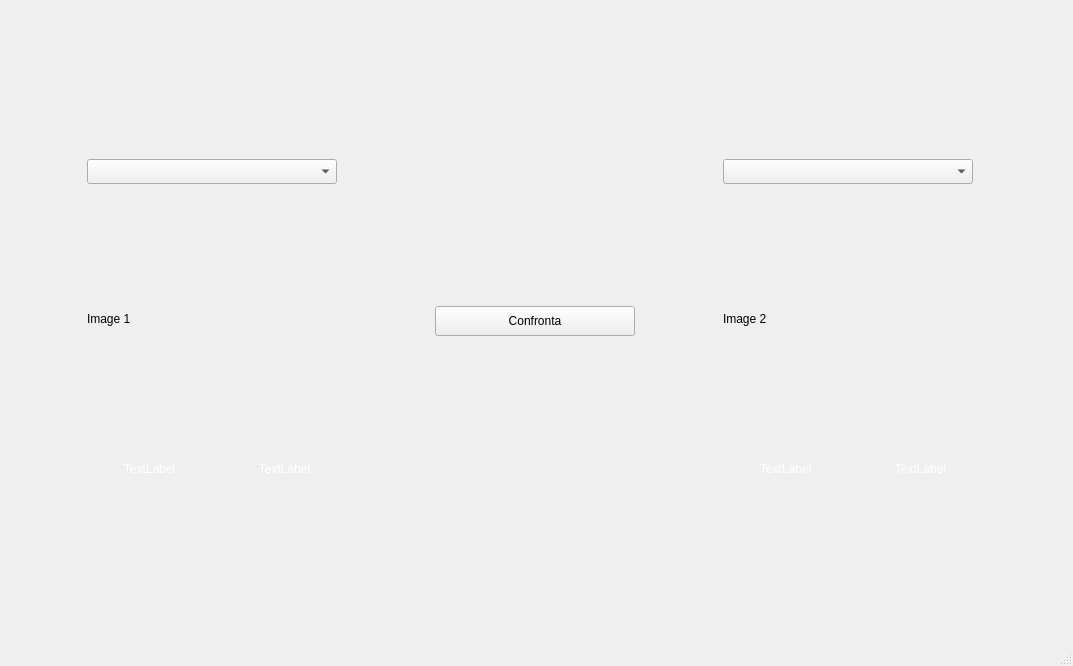
<?xml version="1.0" encoding="UTF-8"?>
<ui version="4.0">
 <class>ConfrontWindow</class>
 <widget class="QMainWindow" name="ConfrontWindow">
  <property name="geometry">
   <rect>
    <x>0</x>
    <y>0</y>
    <width>1073</width>
    <height>666</height>
   </rect>
  </property>
  <property name="sizePolicy">
   <sizepolicy hsizetype="Minimum" vsizetype="Minimum">
    <horstretch>0</horstretch>
    <verstretch>0</verstretch>
   </sizepolicy>
  </property>
  <property name="baseSize">
   <size>
    <width>200</width>
    <height>200</height>
   </size>
  </property>
  <property name="windowTitle">
   <string>ConfrontWIndow</string>
  </property>
  <widget class="QWidget" name="centralwidget">
   <layout class="QVBoxLayout" name="verticalLayout_2">
    <item>
     <layout class="QVBoxLayout" name="verticalLayout">
      <property name="spacing">
       <number>10</number>
      </property>
      <property name="bottomMargin">
       <number>0</number>
      </property>
      <item>
       <layout class="QHBoxLayout" name="horizontalLayout_2">
        <property name="rightMargin">
         <number>0</number>
        </property>
        <property name="bottomMargin">
         <number>0</number>
        </property>
        <item>
         <layout class="QVBoxLayout" name="firstPokemonLayout">
          <property name="spacing">
           <number>10</number>
          </property>
          <property name="bottomMargin">
           <number>0</number>
          </property>
          <item>
           <widget class="QComboBox" name="firstPokemonComboBox">
            <property name="sizePolicy">
             <sizepolicy hsizetype="Maximum" vsizetype="Maximum">
              <horstretch>0</horstretch>
              <verstretch>0</verstretch>
             </sizepolicy>
            </property>
            <property name="minimumSize">
             <size>
              <width>250</width>
              <height>25</height>
             </size>
            </property>
            <property name="maximumSize">
             <size>
              <width>250</width>
              <height>25</height>
             </size>
            </property>
            <property name="baseSize">
             <size>
              <width>0</width>
              <height>0</height>
             </size>
            </property>
           </widget>
          </item>
          <item>
           <widget class="QLabel" name="firstPokemonImageLabel">
            <property name="sizePolicy">
             <sizepolicy hsizetype="Maximum" vsizetype="Maximum">
              <horstretch>0</horstretch>
              <verstretch>0</verstretch>
             </sizepolicy>
            </property>
            <property name="minimumSize">
             <size>
              <width>250</width>
              <height>250</height>
             </size>
            </property>
            <property name="maximumSize">
             <size>
              <width>250</width>
              <height>250</height>
             </size>
            </property>
            <property name="text">
             <string>Image 1</string>
            </property>
            <property name="scaledContents">
             <bool>true</bool>
            </property>
           </widget>
          </item>
          <item>
           <layout class="QHBoxLayout" name="typesLayout1">
            <property name="spacing">
             <number>10</number>
            </property>
            <item>
             <widget class="QLabel" name="firstTypeLabel1">
              <property name="minimumSize">
               <size>
                <width>125</width>
                <height>30</height>
               </size>
              </property>
              <property name="maximumSize">
               <size>
                <width>125</width>
                <height>30</height>
               </size>
              </property>
              <property name="styleSheet">
               <string notr="true">color: rgb(255, 255, 255);</string>
              </property>
              <property name="text">
               <string>TextLabel</string>
              </property>
              <property name="alignment">
               <set>Qt::AlignCenter</set>
              </property>
             </widget>
            </item>
            <item>
             <widget class="QLabel" name="secondTypeLabel1">
              <property name="minimumSize">
               <size>
                <width>125</width>
                <height>30</height>
               </size>
              </property>
              <property name="maximumSize">
               <size>
                <width>125</width>
                <height>30</height>
               </size>
              </property>
              <property name="styleSheet">
               <string notr="true">color: rgb(255, 255, 255);</string>
              </property>
              <property name="text">
               <string>TextLabel</string>
              </property>
              <property name="alignment">
               <set>Qt::AlignCenter</set>
              </property>
             </widget>
            </item>
           </layout>
          </item>
         </layout>
        </item>
        <item>
         <layout class="QHBoxLayout" name="horizontalLayout">
          <property name="rightMargin">
           <number>0</number>
          </property>
          <item>
           <widget class="QPushButton" name="confrontButton">
            <property name="sizePolicy">
             <sizepolicy hsizetype="Maximum" vsizetype="Maximum">
              <horstretch>0</horstretch>
              <verstretch>0</verstretch>
             </sizepolicy>
            </property>
            <property name="minimumSize">
             <size>
              <width>200</width>
              <height>30</height>
             </size>
            </property>
            <property name="maximumSize">
             <size>
              <width>200</width>
              <height>30</height>
             </size>
            </property>
            <property name="text">
             <string>Confronta</string>
            </property>
           </widget>
          </item>
         </layout>
        </item>
        <item>
         <layout class="QVBoxLayout" name="secondPokemonLayout">
          <property name="spacing">
           <number>10</number>
          </property>
          <property name="bottomMargin">
           <number>0</number>
          </property>
          <item>
           <widget class="QComboBox" name="secondPokemonComboBox">
            <property name="sizePolicy">
             <sizepolicy hsizetype="Maximum" vsizetype="Maximum">
              <horstretch>0</horstretch>
              <verstretch>0</verstretch>
             </sizepolicy>
            </property>
            <property name="minimumSize">
             <size>
              <width>250</width>
              <height>25</height>
             </size>
            </property>
            <property name="maximumSize">
             <size>
              <width>250</width>
              <height>25</height>
             </size>
            </property>
           </widget>
          </item>
          <item>
           <widget class="QLabel" name="secondPokemonImageLabel">
            <property name="sizePolicy">
             <sizepolicy hsizetype="Maximum" vsizetype="Minimum">
              <horstretch>0</horstretch>
              <verstretch>0</verstretch>
             </sizepolicy>
            </property>
            <property name="minimumSize">
             <size>
              <width>250</width>
              <height>250</height>
             </size>
            </property>
            <property name="maximumSize">
             <size>
              <width>250</width>
              <height>250</height>
             </size>
            </property>
            <property name="text">
             <string>Image 2</string>
            </property>
            <property name="scaledContents">
             <bool>true</bool>
            </property>
           </widget>
          </item>
          <item>
           <layout class="QHBoxLayout" name="typesLayout2">
            <property name="spacing">
             <number>10</number>
            </property>
            <item>
             <widget class="QLabel" name="firstTypeLabel2">
              <property name="minimumSize">
               <size>
                <width>125</width>
                <height>30</height>
               </size>
              </property>
              <property name="maximumSize">
               <size>
                <width>125</width>
                <height>30</height>
               </size>
              </property>
              <property name="styleSheet">
               <string notr="true">color: rgb(255, 255, 255);</string>
              </property>
              <property name="text">
               <string>TextLabel</string>
              </property>
              <property name="alignment">
               <set>Qt::AlignCenter</set>
              </property>
             </widget>
            </item>
            <item>
             <widget class="QLabel" name="secondTypeLabel2">
              <property name="minimumSize">
               <size>
                <width>125</width>
                <height>30</height>
               </size>
              </property>
              <property name="maximumSize">
               <size>
                <width>125</width>
                <height>30</height>
               </size>
              </property>
              <property name="styleSheet">
               <string notr="true">color: rgb(255, 255, 255);</string>
              </property>
              <property name="text">
               <string>TextLabel</string>
              </property>
              <property name="alignment">
               <set>Qt::AlignCenter</set>
              </property>
             </widget>
            </item>
           </layout>
          </item>
         </layout>
        </item>
       </layout>
      </item>
      <item>
       <layout class="QVBoxLayout" name="graphLayout"/>
      </item>
     </layout>
    </item>
   </layout>
  </widget>
  <widget class="QMenuBar" name="menubar">
   <property name="geometry">
    <rect>
     <x>0</x>
     <y>0</y>
     <width>1073</width>
     <height>22</height>
    </rect>
   </property>
  </widget>
  <widget class="QStatusBar" name="statusbar"/>
 </widget>
 <resources/>
 <connections/>
</ui>
